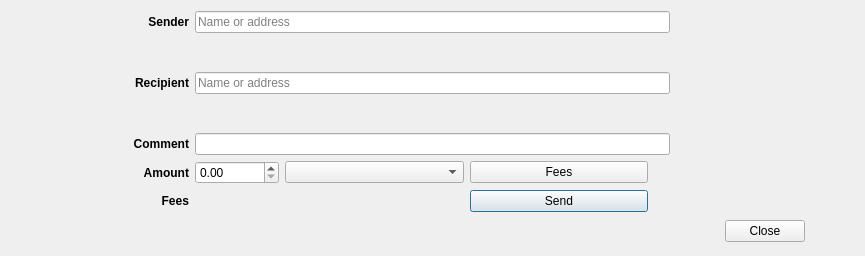
<?xml version="1.0" encoding="UTF-8"?>
<ui version="4.0">
 <class>TransferDialog</class>
 <widget class="QDialog" name="TransferDialog">
  <property name="geometry">
   <rect>
    <x>0</x>
    <y>0</y>
    <width>865</width>
    <height>256</height>
   </rect>
  </property>
  <property name="windowTitle">
   <string>Transfer</string>
  </property>
  <layout class="QGridLayout" name="gridLayout">
   <item row="5" column="0">
    <widget class="QLabel" name="amountLabel">
     <property name="font">
      <font>
       <weight>75</weight>
       <bold>true</bold>
      </font>
     </property>
     <property name="text">
      <string>Amount</string>
     </property>
     <property name="alignment">
      <set>Qt::AlignRight|Qt::AlignTrailing|Qt::AlignVCenter</set>
     </property>
    </widget>
   </item>
   <item row="6" column="3">
    <widget class="QPushButton" name="sendButton">
     <property name="text">
      <string>Send</string>
     </property>
    </widget>
   </item>
   <item row="0" column="1" colspan="4">
    <widget class="QLineEdit" name="senderNameOrAddressLineEdit">
     <property name="placeholderText">
      <string>Name or address</string>
     </property>
     <property name="clearButtonEnabled">
      <bool>true</bool>
     </property>
    </widget>
   </item>
   <item row="2" column="0">
    <widget class="QLabel" name="recipientLabel">
     <property name="font">
      <font>
       <weight>75</weight>
       <bold>true</bold>
      </font>
     </property>
     <property name="text">
      <string>Recipient</string>
     </property>
     <property name="alignment">
      <set>Qt::AlignRight|Qt::AlignTrailing|Qt::AlignVCenter</set>
     </property>
    </widget>
   </item>
   <item row="2" column="1" colspan="4">
    <widget class="QLineEdit" name="recipientNameOrAddressLineEdit">
     <property name="sizePolicy">
      <sizepolicy hsizetype="Preferred" vsizetype="Fixed">
       <horstretch>0</horstretch>
       <verstretch>0</verstretch>
      </sizepolicy>
     </property>
     <property name="placeholderText">
      <string>Name or address</string>
     </property>
     <property name="clearButtonEnabled">
      <bool>true</bool>
     </property>
    </widget>
   </item>
   <item row="2" column="8">
    <widget class="QLabel" name="recipientBalanceValueLabel">
     <property name="text">
      <string/>
     </property>
    </widget>
   </item>
   <item row="5" column="2">
    <widget class="QComboBox" name="amountUnitComboBox"/>
   </item>
   <item row="5" column="1">
    <widget class="QDoubleSpinBox" name="amountDoubleSpinBox">
     <property name="sizePolicy">
      <sizepolicy hsizetype="Fixed" vsizetype="Fixed">
       <horstretch>0</horstretch>
       <verstretch>0</verstretch>
      </sizepolicy>
     </property>
     <property name="maximum">
      <double>999999999999.989990234375000</double>
     </property>
    </widget>
   </item>
   <item row="5" column="3">
    <widget class="QPushButton" name="feesButton">
     <property name="text">
      <string>Fees</string>
     </property>
    </widget>
   </item>
   <item row="0" column="0">
    <widget class="QLabel" name="senderLabel">
     <property name="font">
      <font>
       <weight>75</weight>
       <bold>true</bold>
      </font>
     </property>
     <property name="text">
      <string>Sender</string>
     </property>
     <property name="alignment">
      <set>Qt::AlignRight|Qt::AlignTrailing|Qt::AlignVCenter</set>
     </property>
    </widget>
   </item>
   <item row="3" column="1" colspan="4">
    <widget class="QLabel" name="recipientNameOrAddressValueLabel">
     <property name="font">
      <font>
       <italic>true</italic>
      </font>
     </property>
     <property name="text">
      <string/>
     </property>
     <property name="textInteractionFlags">
      <set>Qt::LinksAccessibleByMouse|Qt::TextSelectableByKeyboard|Qt::TextSelectableByMouse</set>
     </property>
    </widget>
   </item>
   <item row="7" column="1" colspan="4">
    <widget class="QLabel" name="errorLabel">
     <property name="styleSheet">
      <string notr="true"/>
     </property>
     <property name="text">
      <string/>
     </property>
     <property name="alignment">
      <set>Qt::AlignCenter</set>
     </property>
    </widget>
   </item>
   <item row="7" column="8" alignment="Qt::AlignHCenter">
    <widget class="QDialogButtonBox" name="buttonBox">
     <property name="sizePolicy">
      <sizepolicy hsizetype="Preferred" vsizetype="Preferred">
       <horstretch>0</horstretch>
       <verstretch>0</verstretch>
      </sizepolicy>
     </property>
     <property name="standardButtons">
      <set>QDialogButtonBox::Close</set>
     </property>
    </widget>
   </item>
   <item row="6" column="0">
    <widget class="QLabel" name="feesLabel">
     <property name="font">
      <font>
       <weight>75</weight>
       <bold>true</bold>
      </font>
     </property>
     <property name="text">
      <string>Fees</string>
     </property>
     <property name="alignment">
      <set>Qt::AlignRight|Qt::AlignTrailing|Qt::AlignVCenter</set>
     </property>
    </widget>
   </item>
   <item row="6" column="1">
    <widget class="QLabel" name="feesValueLabel">
     <property name="text">
      <string/>
     </property>
    </widget>
   </item>
   <item row="0" column="8">
    <widget class="QLabel" name="senderBalanceValueLabel">
     <property name="text">
      <string/>
     </property>
    </widget>
   </item>
   <item row="1" column="1" colspan="4">
    <widget class="QLabel" name="senderNameOrAddressValueLabel">
     <property name="font">
      <font>
       <italic>true</italic>
      </font>
     </property>
     <property name="text">
      <string/>
     </property>
     <property name="textInteractionFlags">
      <set>Qt::LinksAccessibleByMouse|Qt::TextSelectableByKeyboard|Qt::TextSelectableByMouse</set>
     </property>
    </widget>
   </item>
   <item row="6" column="4">
    <widget class="QLabel" name="loaderIconLabel">
     <property name="enabled">
      <bool>true</bool>
     </property>
     <property name="maximumSize">
      <size>
       <width>16</width>
       <height>16</height>
      </size>
     </property>
     <property name="scaledContents">
      <bool>true</bool>
     </property>
    </widget>
   </item>
   <item row="4" column="0">
    <widget class="QLabel" name="commentLabel">
     <property name="font">
      <font>
       <weight>75</weight>
       <bold>true</bold>
      </font>
     </property>
     <property name="text">
      <string>Comment</string>
     </property>
     <property name="alignment">
      <set>Qt::AlignRight|Qt::AlignTrailing|Qt::AlignVCenter</set>
     </property>
    </widget>
   </item>
   <item row="4" column="1" colspan="4">
    <widget class="QLineEdit" name="commentLineEdit">
     <property name="text">
      <string/>
     </property>
    </widget>
   </item>
  </layout>
 </widget>
 <tabstops>
  <tabstop>recipientNameOrAddressLineEdit</tabstop>
  <tabstop>amountDoubleSpinBox</tabstop>
  <tabstop>amountUnitComboBox</tabstop>
  <tabstop>feesButton</tabstop>
  <tabstop>sendButton</tabstop>
 </tabstops>
 <resources>
  <include location="../../icons/tikka.slots.pyqt.resources.icons.index.qrc"/>
 </resources>
 <connections/>
</ui>
